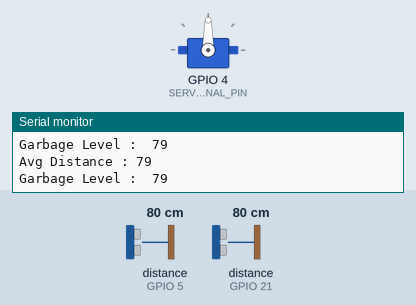
This program was run on a simulated ESP32. Parts: servo, the last lines printed to the serial monitor. Wiring (inferred from the names in the program): 2 × ultrasonic range finder: trigger GPIO 2, echo GPIO 5 / trigger GPIO 19, echo GPIO 21. The test bench sets the inputs (shaded band); at power-on: distance to the obstacle (sensors on GPIO 21, GPIO 5) 80 cm. The echo pulse lasts 58.3 µs per cm; WiFi joins after 1.5 s; servers stay silent unless stated.

Above: at 3.0 s.
3.1 s: distance to the obstacle (sensor on GPIO 21) set to 17 cm
4.6 s: distance to the obstacle (sensor on GPIO 21) set to 14 cm
At 5.0 s:
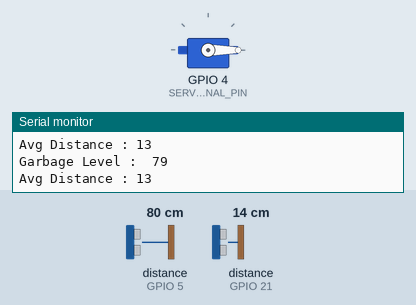
6.2 s: distance to the obstacle (sensor on GPIO 21) set to 18 cm
At 6.78 s:
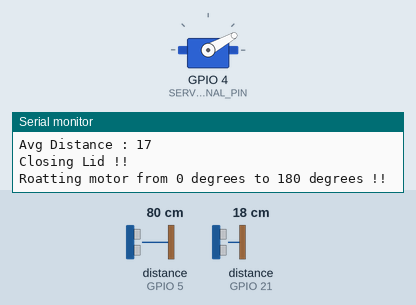
At 9.1 s:
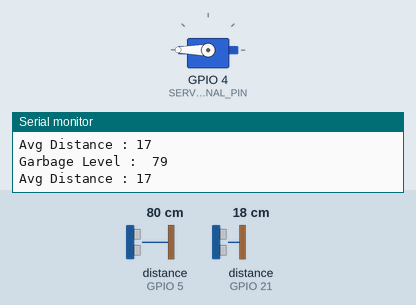
9.2 s: distance to the obstacle (sensor on GPIO 5) set to 12 cm
10.7 s: distance to the obstacle (sensor on GPIO 5) set to 9 cm
13.7 s: distance to the obstacle (sensor on GPIO 21) set to 2 cm
At 14.7 s:
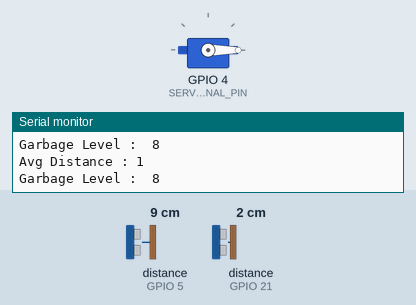
Timing chart, 0 to 16.2 s (numbered marks = the images above; inputs shaded):
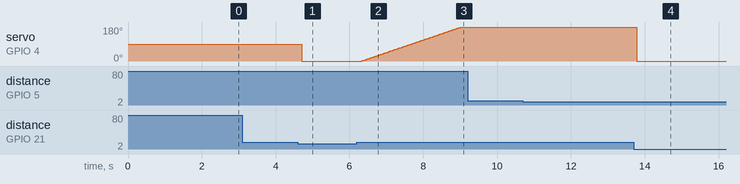

Measured:
- the behaviour switches between 16 and 15 cm on distance to the obstacle (sensor on GPIO 21) (found by bisection; images 0 and 1)
- after the input at 4.6 s, servo on GPIO 4 (SERVO_MOTOR_SIGNAL_PIN): 90° → 0° after 0.11 s
- after the input at 6.2 s, servo on GPIO 4 (SERVO_MOTOR_SIGNAL_PIN): moves from 0° to 180° over 2.7 s, starting after 0.13 s
- after the input at 13.7 s, servo on GPIO 4 (SERVO_MOTOR_SIGNAL_PIN): 180° → 0° after 0.09 s

The program:

main.cpp
```cpp
#define BLYNK_TEMPLATE_ID "TMPL6874Jge6t"
#define BLYNK_TEMPLATE_NAME "Smart Dustbin"
#define BLYNK_AUTH_TOKEN "LBMJn604jXa3G0r1GECjAk7o2VmCE5jz"
#define BLYNK_PRINT Serial

#include <Arduino.h>
#include <ESP32Servo.h>
#include <WiFi.h>
#include <WiFiClient.h>
#include <BlynkSimpleEsp32.h>

unsigned long int lastLidOpenedTime;

const int SERVO_MOTOR_SIGNAL_PIN = 4; //pwm pin  2,4, 12-19, 21-23 , 25-27 , 32,33
const int LID_START_POSITION = 0;
const int LID_ENDING_POSITION = 180;
const int LID_OPENING_TIME_IN_MS = 3000;
const int GARBAGE_LEVEL_TRIGGER_PIN = 2;
const int GARBAGE_LEVEL_ECHO_PIN = 5;
const int OBJECT_DISTANCE_TRIGGER_PIN = 19;
const int OBJECT_DISTANCE_ECHO_PIN = 21;
const int MIN_DISTANCE_TO_OPEN_LID = 10;

const char auth[] = BLYNK_AUTH_TOKEN;
const char ssid[] = "nepathyecollege_fbtwl_2.4";
const char pass[] = "nepathya123";
bool isLidOpen;

void rotateMotor(int,int);
void openLid();
void closeLid();
void setData();
bool personIsNear();
int calculateSonarDistance(int, int);
int getGarbageLevel();
int getObjectDistance();

BlynkTimer timer;
Servo myservo;

void setup() {

  Serial.begin(9600);
  myservo.attach(SERVO_MOTOR_SIGNAL_PIN);

  Blynk.begin(auth, ssid , pass);
  Serial.println("Blynk Connection Successful !");

  pinMode(GARBAGE_LEVEL_TRIGGER_PIN, OUTPUT);
  pinMode(GARBAGE_LEVEL_ECHO_PIN, INPUT);

  pinMode(OBJECT_DISTANCE_TRIGGER_PIN , OUTPUT);
  pinMode(OBJECT_DISTANCE_ECHO_PIN ,INPUT);

  timer.setInterval(10L, setData);
}

void loop() {

  if(Blynk.connected()){
    Blynk.run();
    timer.run();
  }else{
    Serial.println("Blynk Connection Broken !!");
  }

  if(personIsNear()){
    openLid();
  }else{
    closeLid();
  }
}

void openLid(){
   if(isLidOpen == true )
    return;

  if(lastLidOpenedTime + LID_OPENING_TIME_IN_MS > millis())
    return;

  Serial.println("Opening Lid !!");
  rotateMotor(LID_ENDING_POSITION,LID_START_POSITION);
  lastLidOpenedTime = millis();
  isLidOpen = true;
}

void closeLid(){
  if(isLidOpen == false)
    return;

  Serial.println("Closing Lid !!");
  rotateMotor(LID_START_POSITION,LID_ENDING_POSITION);
  isLidOpen = false;
}

void rotateMotor(int startingPosition , int endingPosition){
  Serial.printf("Roatting motor from %d degrees to %d degrees !!\n", startingPosition,endingPosition);
  for (int pos = startingPosition; pos <= endingPosition; startingPosition < endingPosition ? pos++ : pos--) { // goes from 0 degrees to 180 degrees
    myservo.write(pos);              // tell servo to go to position in variable 'pos'
    delay(15);                       // waits 15 ms for the servo to reach the position
  }
  myservo.write(endingPosition);
}

int calculateSonarDistance(int triggerPin , int echoPin){

  digitalWrite(triggerPin, LOW);
  delayMicroseconds(2);
  digitalWrite(triggerPin, HIGH);
  delayMicroseconds(10);
  digitalWrite(triggerPin, LOW);

  long duration = pulseIn(echoPin, HIGH);
  int distance = duration *0.034 / 2;

  return distance;
}

int getGarbageLevel(){
  int level = calculateSonarDistance(GARBAGE_LEVEL_TRIGGER_PIN, GARBAGE_LEVEL_ECHO_PIN);
  Serial.printf("Garbage Level :  %d \n", level);
  return level;
}

int getObjectDistance(){
  int distance = calculateSonarDistance(OBJECT_DISTANCE_TRIGGER_PIN , OBJECT_DISTANCE_ECHO_PIN);
  return distance;
}

void setData(){
  Blynk.virtualWrite(V0, getGarbageLevel());
  Blynk.virtualWrite(V1, getObjectDistance());
}

bool personIsNear(){
  int total = 0;
  for(int i = 0; i < 10; i++){
    total += getObjectDistance();
  }
  int avg = total / 10;
  Serial.print("Avg Distance : ");
  Serial.println(avg);
  if(avg < 15 )
  {
    return true;
  }
  return false;
}
```
